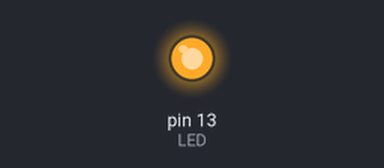
A sketch run on a simulated Arduino Uno, built with avr-gcc and run on an emulated ATmega328P. On the bench: output pins drawn as LEDs (lit = HIGH).

Above: at 1.0 s.
At 3.0 s:
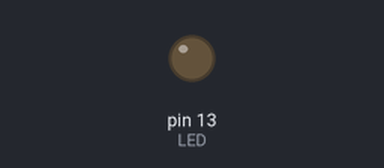
Timing chart, 0 to 5.2 s (numbered marks = the images above):
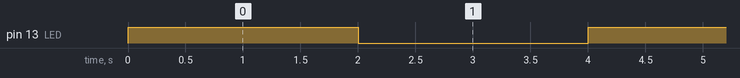

The sketch:

led_blinking.ino
```cpp
#include<SoftwareSerial.h>
int LED=13;
void setup() {
  // put your setup code here, to run once:
pinMode(LED,OUTPUT);
}

void loop() {
  // put your main code here, to run repeatedly:

  digitalWrite(LED,HIGH);
  delay(2000);
  digitalWrite(LED,LOW);
  delay(2000);
}
```

Measured:
- by itself, pin 13 (LED): alternates HIGH for 2.0 s and LOW for 2.0 s
